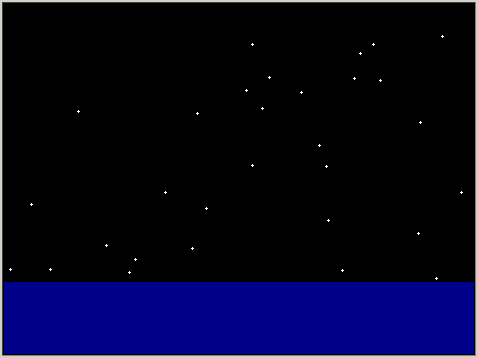

Write Python code to recreate this figure.
"""
   星光点点.py
"""
import random                    # 随机模块
import turtle                    # 海龟模块

turtle.ht()                      # 隐藏海龟
turtle.setup(480,360)            # 设置宽高  
turtle.bgcolor('black')          # 背景颜色
turtle.color('dark blue')        # 设定颜色 
turtle.delay(0)                  # 绘画延时
turtle.width(100)                # 画笔宽度
turtle.penup()                   # 抬起笔来
turtle.goto(-240,-150)           # 坐标定位 
turtle.pendown()                 # 落下画笔
turtle.setx(480)                 # 水平坐标
turtle.penup()                   # 抬起笔来
turtle.color('white')            # 画笔颜色 
for _ in range(30):              # 重复次数
    x = random.randint(-240,240) # x 随机数
    y = random.randint(-100,150) # y 随机数
    turtle.goto(x,y)             # 到达坐标
    turtle.dot(3)                # 画小圆点
turtle.done()                    # 事件循环
